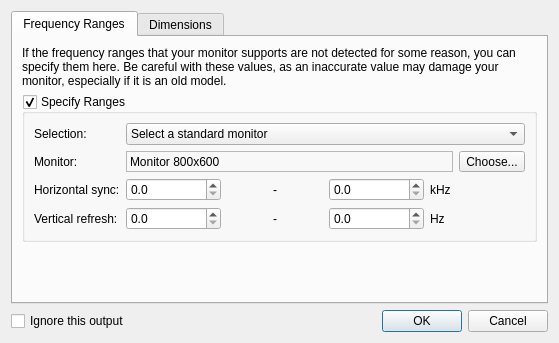
<?xml version="1.0" encoding="UTF-8"?>
<ui version="4.0">
 <class>OutputDialog</class>
 <widget class="QDialog" name="OutputDialog">
  <property name="geometry">
   <rect>
    <x>0</x>
    <y>0</y>
    <width>559</width>
    <height>343</height>
   </rect>
  </property>
  <property name="windowTitle">
   <string>Output Configuration</string>
  </property>
  <property name="modal">
   <bool>true</bool>
  </property>
  <layout class="QVBoxLayout" name="verticalLayout_7">
   <item>
    <widget class="QTabWidget" name="tabWidget">
     <property name="currentIndex">
      <number>0</number>
     </property>
     <widget class="QWidget" name="freqTab">
      <attribute name="title">
       <string>Frequency Ranges</string>
      </attribute>
      <layout class="QVBoxLayout" name="verticalLayout_2">
       <item>
        <widget class="QLabel" name="label">
         <property name="text">
          <string>If the frequency ranges that your monitor supports are not detected for some reason, you can specify them here. Be careful with these values, as an inaccurate value may damage your monitor, especially if it is an old model.</string>
         </property>
         <property name="wordWrap">
          <bool>true</bool>
         </property>
        </widget>
       </item>
       <item>
        <widget class="QGroupBox" name="freqBox">
         <property name="title">
          <string>Specify Ranges</string>
         </property>
         <property name="checkable">
          <bool>true</bool>
         </property>
         <layout class="QVBoxLayout" name="verticalLayout">
          <item>
           <layout class="QFormLayout" name="formLayout_2">
            <item row="0" column="0">
             <widget class="QLabel" name="label_8">
              <property name="sizePolicy">
               <sizepolicy hsizetype="Preferred" vsizetype="Expanding">
                <horstretch>0</horstretch>
                <verstretch>0</verstretch>
               </sizepolicy>
              </property>
              <property name="text">
               <string>Selection:</string>
              </property>
             </widget>
            </item>
            <item row="0" column="1">
             <widget class="QComboBox" name="monitorType">
              <item>
               <property name="text">
                <string>Select a standard monitor</string>
               </property>
              </item>
              <item>
               <property name="text">
                <string>Select from vendor/model list</string>
               </property>
              </item>
              <item>
               <property name="text">
                <string>Enter ranges manually</string>
               </property>
              </item>
             </widget>
            </item>
            <item row="1" column="0">
             <widget class="QLabel" name="label_2">
              <property name="sizePolicy">
               <sizepolicy hsizetype="Preferred" vsizetype="Expanding">
                <horstretch>0</horstretch>
                <verstretch>0</verstretch>
               </sizepolicy>
              </property>
              <property name="text">
               <string>Monitor:</string>
              </property>
             </widget>
            </item>
            <item row="1" column="1">
             <layout class="QHBoxLayout" name="horizontalLayout_2">
              <item>
               <widget class="QLabel" name="monitorName">
                <property name="sizePolicy">
                 <sizepolicy hsizetype="Expanding" vsizetype="Preferred">
                  <horstretch>0</horstretch>
                  <verstretch>0</verstretch>
                 </sizepolicy>
                </property>
                <property name="frameShape">
                 <enum>QFrame::StyledPanel</enum>
                </property>
                <property name="text">
                 <string notr="true">Monitor 800x600</string>
                </property>
               </widget>
              </item>
              <item>
               <widget class="QToolButton" name="browseMonitorsButton">
                <property name="text">
                 <string>Choose...</string>
                </property>
               </widget>
              </item>
             </layout>
            </item>
            <item row="2" column="0">
             <widget class="QLabel" name="label_3">
              <property name="sizePolicy">
               <sizepolicy hsizetype="Preferred" vsizetype="Expanding">
                <horstretch>0</horstretch>
                <verstretch>0</verstretch>
               </sizepolicy>
              </property>
              <property name="text">
               <string>Horizontal sync:</string>
              </property>
             </widget>
            </item>
            <item row="2" column="1">
             <layout class="QHBoxLayout" name="horizontalLayout_3">
              <item>
               <widget class="QDoubleSpinBox" name="hsyncMin">
                <property name="suffix">
                 <string/>
                </property>
                <property name="decimals">
                 <number>1</number>
                </property>
                <property name="maximum">
                 <double>200.000000000000000</double>
                </property>
               </widget>
              </item>
              <item>
               <widget class="QLabel" name="label_5">
                <property name="text">
                 <string notr="true">-</string>
                </property>
                <property name="alignment">
                 <set>Qt::AlignCenter</set>
                </property>
               </widget>
              </item>
              <item>
               <widget class="QDoubleSpinBox" name="hsyncMax">
                <property name="decimals">
                 <number>1</number>
                </property>
                <property name="maximum">
                 <double>200.000000000000000</double>
                </property>
               </widget>
              </item>
              <item>
               <widget class="QLabel" name="label_7">
                <property name="text">
                 <string>kHz</string>
                </property>
               </widget>
              </item>
             </layout>
            </item>
            <item row="3" column="0">
             <widget class="QLabel" name="label_4">
              <property name="sizePolicy">
               <sizepolicy hsizetype="Preferred" vsizetype="Expanding">
                <horstretch>0</horstretch>
                <verstretch>0</verstretch>
               </sizepolicy>
              </property>
              <property name="text">
               <string>Vertical refresh:</string>
              </property>
             </widget>
            </item>
            <item row="3" column="1">
             <layout class="QHBoxLayout" name="horizontalLayout_4">
              <item>
               <widget class="QDoubleSpinBox" name="vrefMin">
                <property name="decimals">
                 <number>1</number>
                </property>
                <property name="maximum">
                 <double>200.000000000000000</double>
                </property>
               </widget>
              </item>
              <item>
               <widget class="QLabel" name="label_6">
                <property name="text">
                 <string notr="true">-</string>
                </property>
                <property name="alignment">
                 <set>Qt::AlignCenter</set>
                </property>
               </widget>
              </item>
              <item>
               <widget class="QDoubleSpinBox" name="vrefMax">
                <property name="decimals">
                 <number>1</number>
                </property>
                <property name="maximum">
                 <double>200.000000000000000</double>
                </property>
               </widget>
              </item>
              <item>
               <widget class="QLabel" name="label_9">
                <property name="text">
                 <string>Hz</string>
                </property>
               </widget>
              </item>
             </layout>
            </item>
           </layout>
          </item>
         </layout>
        </widget>
       </item>
       <item>
        <spacer name="verticalSpacer">
         <property name="orientation">
          <enum>Qt::Vertical</enum>
         </property>
         <property name="sizeType">
          <enum>QSizePolicy::MinimumExpanding</enum>
         </property>
         <property name="sizeHint" stdset="0">
          <size>
           <width>0</width>
           <height>16</height>
          </size>
         </property>
        </spacer>
       </item>
      </layout>
     </widget>
     <widget class="QWidget" name="dimensionsTab">
      <attribute name="title">
       <string>Dimensions</string>
      </attribute>
      <layout class="QVBoxLayout" name="verticalLayout_21">
       <item>
        <widget class="QLabel" name="label_18">
         <property name="text">
          <string>If your monitor's dimensions are not correctly detected, fonts and other visual objects might seem larger or smaller than normal. In order to fix this problem, you can specify your monitor's dimensions here.</string>
         </property>
         <property name="wordWrap">
          <bool>true</bool>
         </property>
        </widget>
       </item>
       <item>
        <widget class="QGroupBox" name="dimensionsBox">
         <property name="title">
          <string>Specify Display Size</string>
         </property>
         <property name="checkable">
          <bool>true</bool>
         </property>
         <layout class="QFormLayout" name="formLayout">
          <item row="0" column="0">
           <widget class="QLabel" name="label_19">
            <property name="sizePolicy">
             <sizepolicy hsizetype="Expanding" vsizetype="Expanding">
              <horstretch>0</horstretch>
              <verstretch>0</verstretch>
             </sizepolicy>
            </property>
            <property name="text">
             <string>Display size:</string>
            </property>
            <property name="alignment">
             <set>Qt::AlignRight|Qt::AlignTrailing|Qt::AlignVCenter</set>
            </property>
            <property name="buddy">
             <cstring>sizeList</cstring>
            </property>
           </widget>
          </item>
          <item row="0" column="1">
           <widget class="QComboBox" name="sizeList">
            <property name="sizePolicy">
             <sizepolicy hsizetype="MinimumExpanding" vsizetype="Fixed">
              <horstretch>0</horstretch>
              <verstretch>0</verstretch>
             </sizepolicy>
            </property>
            <item>
             <property name="text">
              <string>15.4&quot; Wide Screen</string>
             </property>
            </item>
            <item>
             <property name="text">
              <string>Custom</string>
             </property>
            </item>
           </widget>
          </item>
          <item row="1" column="0">
           <widget class="QLabel" name="label_20">
            <property name="sizePolicy">
             <sizepolicy hsizetype="Preferred" vsizetype="Expanding">
              <horstretch>0</horstretch>
              <verstretch>0</verstretch>
             </sizepolicy>
            </property>
            <property name="text">
             <string>Width:</string>
            </property>
            <property name="alignment">
             <set>Qt::AlignRight|Qt::AlignTrailing|Qt::AlignVCenter</set>
            </property>
            <property name="buddy">
             <cstring>monitorWidth</cstring>
            </property>
           </widget>
          </item>
          <item row="1" column="1">
           <widget class="QSpinBox" name="monitorWidth">
            <property name="suffix">
             <string> mm</string>
            </property>
            <property name="maximum">
             <number>1000</number>
            </property>
            <property name="singleStep">
             <number>10</number>
            </property>
           </widget>
          </item>
          <item row="2" column="0">
           <widget class="QLabel" name="label_21">
            <property name="sizePolicy">
             <sizepolicy hsizetype="Preferred" vsizetype="Expanding">
              <horstretch>0</horstretch>
              <verstretch>0</verstretch>
             </sizepolicy>
            </property>
            <property name="text">
             <string>Height:</string>
            </property>
            <property name="alignment">
             <set>Qt::AlignRight|Qt::AlignTrailing|Qt::AlignVCenter</set>
            </property>
            <property name="buddy">
             <cstring>monitorHeight</cstring>
            </property>
           </widget>
          </item>
          <item row="2" column="1">
           <widget class="QSpinBox" name="monitorHeight">
            <property name="suffix">
             <string> mm</string>
            </property>
            <property name="maximum">
             <number>1000</number>
            </property>
            <property name="singleStep">
             <number>10</number>
            </property>
           </widget>
          </item>
         </layout>
        </widget>
       </item>
       <item>
        <spacer name="verticalSpacer_2">
         <property name="orientation">
          <enum>Qt::Vertical</enum>
         </property>
         <property name="sizeHint" stdset="0">
          <size>
           <width>0</width>
           <height>0</height>
          </size>
         </property>
        </spacer>
       </item>
      </layout>
     </widget>
    </widget>
   </item>
   <item>
    <layout class="QHBoxLayout" name="horizontalLayout">
     <item>
      <widget class="QCheckBox" name="ignoreOutputCheck">
       <property name="text">
        <string>Ignore this output</string>
       </property>
      </widget>
     </item>
     <item>
      <widget class="QDialogButtonBox" name="buttonBox">
       <property name="orientation">
        <enum>Qt::Horizontal</enum>
       </property>
       <property name="standardButtons">
        <set>QDialogButtonBox::Cancel|QDialogButtonBox::Ok</set>
       </property>
      </widget>
     </item>
    </layout>
   </item>
  </layout>
 </widget>
 <resources/>
 <connections>
  <connection>
   <sender>buttonBox</sender>
   <signal>accepted()</signal>
   <receiver>OutputDialog</receiver>
   <slot>accept()</slot>
   <hints>
    <hint type="sourcelabel">
     <x>224</x>
     <y>283</y>
    </hint>
    <hint type="destinationlabel">
     <x>157</x>
     <y>274</y>
    </hint>
   </hints>
  </connection>
  <connection>
   <sender>buttonBox</sender>
   <signal>rejected()</signal>
   <receiver>OutputDialog</receiver>
   <slot>reject()</slot>
   <hints>
    <hint type="sourcelabel">
     <x>292</x>
     <y>289</y>
    </hint>
    <hint type="destinationlabel">
     <x>286</x>
     <y>274</y>
    </hint>
   </hints>
  </connection>
  <connection>
   <sender>ignoreOutputCheck</sender>
   <signal>toggled(bool)</signal>
   <receiver>tabWidget</receiver>
   <slot>setDisabled(bool)</slot>
   <hints>
    <hint type="sourcelabel">
     <x>78</x>
     <y>280</y>
    </hint>
    <hint type="destinationlabel">
     <x>81</x>
     <y>222</y>
    </hint>
   </hints>
  </connection>
 </connections>
</ui>
